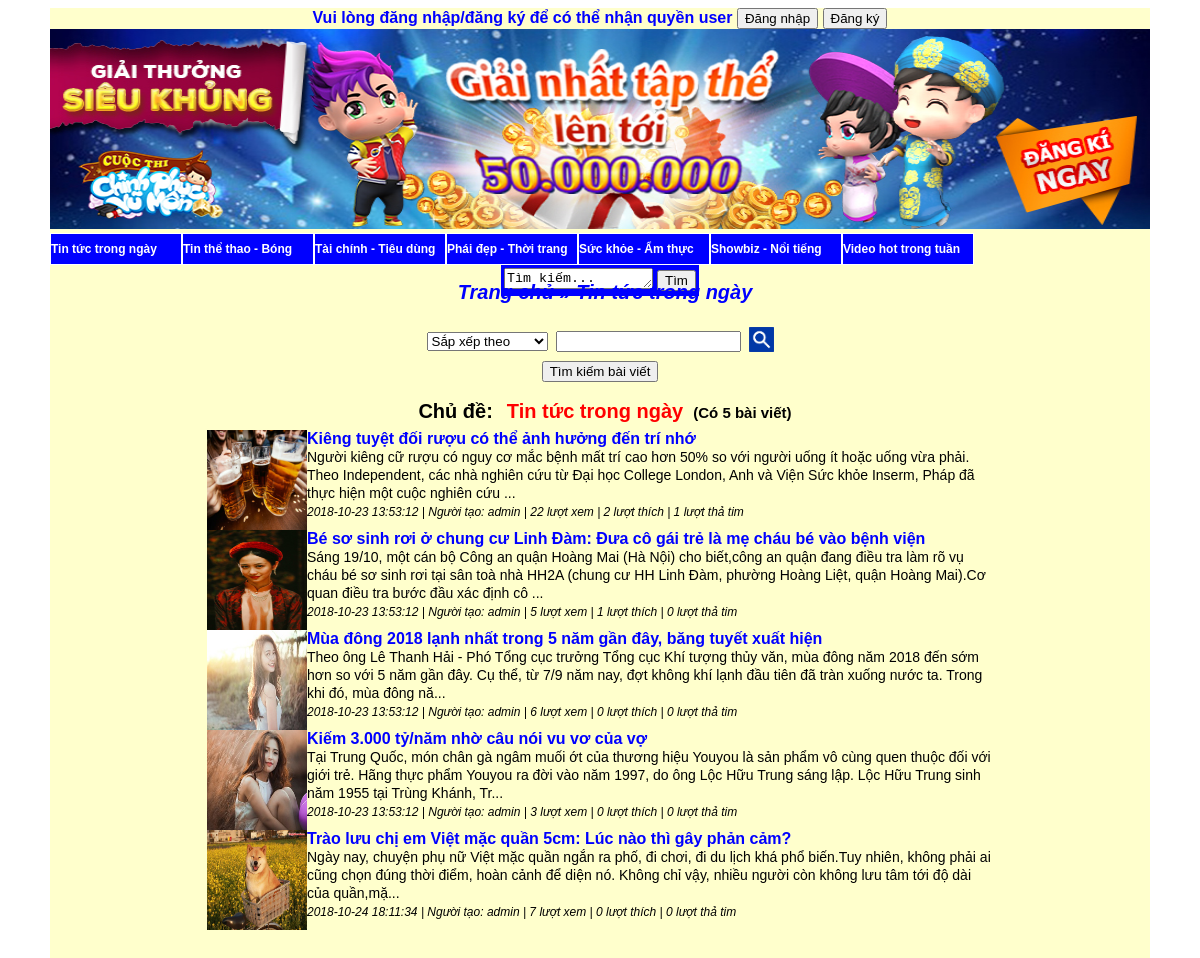
The page /dongy.php?id=17 on the database its author committed.
### tables this page shows
CREATE TABLE `topic` (
  `id` int(20) NOT NULL,
  `topic` varchar(500) NOT NULL
);

CREATE TABLE `timkiem` (
  `id` int(20) NOT NULL,
  `tenbaiviet` varchar(300) NOT NULL,
  `nguoitao` varchar(50) NOT NULL,
  `topic` varchar(50) NOT NULL,
  `noidung` varchar(10000) NOT NULL,
  `idtopic` int(20) NOT NULL,
  `anh` varchar(50) NOT NULL,
  `thich` int(20) NOT NULL,
  `thatim` int(20) NOT NULL,
  `time` varchar(50) NOT NULL,
  `anhchinh` varchar(20) NOT NULL,
  `luotxem` int(20) NOT NULL
);

### dongy.php (the view, shortened to what this page needs)
<?php
	require_once("ham.php");
	$tt = "Tin tức - sự kiện";
?>
<!doctype html>
<html>
<head>
<link rel="stylesheet" type="text/css" href="dd.css">
</head>
<body>
<form method="post" enctype="multipart/form-data">
<div style="width:1100px; height:1100px; background:#ffc; margin:auto" align="center">
<font style="color:#00F; font-weight:bold; font-size:16px; font-family:Tahoma, Geneva, sans-serif"><?php
    if($_SESSION['tk'])
	{
		echo "Xin chào, " ?><font style="color:#F00; font-weight:bold; font-size:16px; font-family:Tahoma, Geneva, sans-serif"><?php echo $_SESSION['tk']. " "; ?></font>
     <font style="font-weight:bold; font-size:16px; font-family:Tahoma, Geneva, sans-serif; color:#60F">[</font><a href="dangxuat.php" style="color:#00F; text-decoration:none">Đăng xuất</a></font>
     <font style="font-weight:bold; font-size:16px; font-family:Tahoma, Geneva, sans-serif; color:#60F">]</font>
     <?php
	}
	 else
	{ ?>
    Vui lòng đăng nhập/đăng ký để có thể nhận quyền user
    <input type="submit" name="dn" value="Đăng nhập">
	<input type="submit" name="dk" value="Đăng ký"> <?php } ?></font>
<img src="img/banner3.jpg" width="1100px" height="200px"><br>
<div class="menu">
<div class="giua1">
<ul>
<?php
	 $m = mysqli_query($con, "select * from topic where topic != '$tt'");
	 while($n = mysqli_fetch_array($m))
	 { ?>
     <li><a href="dongy.php?id=<?php echo $n['id']; ?>"><?php echo $n['topic']; ?></a></li>
     <?php } ?>
     <li style="background:#00F"><table style="background:#00F"><tr><td><textarea rows="1" cols="16" name="search1">Tìm kiếm...</textarea></td><td><input type="submit" name="search2" value="Tìm"></td></tr></table></li>
</ul>
</div>
</div><br>
<font style="font-family:Tahoma, Geneva, sans-serif; font-style:italic; font-size:20px; padding-left:10px; font-weight:bold; color:#00F"><a href="home.php" style="color:#00F; text-decoration:none">Trang chủ</a> » <a href="#" style="color:#00F; text-decoration:none"><?php
	$ID=$_GET['id'];
	$q = mysqli_query($con, "select * from timkiem where idtopic = '$ID'");
	$num = mysqli_fetch_array($q);
	echo $num['topic'];
?></a></font><br><br>
<table cellpadding="3">
<tr>
	<td><select name="sapxep">
    	<option>Sắp xếp theo</option>
    </select></td>
	<td><input type="text" name="tim"></td>
    <td><img src="img/search.png" width="25px" height="25px"></td>
</tr>
</table>
<?php
if($_SESSION['tk'] != "admin")
{ ?>
<input type="submit" name="tk" value="Tìm kiếm bài viết"><?php } ?></font><br><br>
<font style="font-family:Tahoma, Geneva, sans-serif; font-size:20px; padding-left:10px; font-weight:bold">Chủ đề:</font>
 <font style="font-family:Tahoma, Geneva, sans-serif; font-size:20px; padding-left:10px; font-weight:bold; color:#F00">
<?php
	$ID=$_GET['id'];
	$q = mysqli_query($con, "select * from timkiem where idtopic = '$ID'");
	$num = mysqli_fetch_array($q);
	echo $num['topic'];
?>
<font style="font-family:Tahoma, Geneva, sans-serif; font-size:15px; padding-left:10px; font-weight:bold; color:#000">(Có <?php echo mysqli_num_rows($q); ?> bài viết)</font>
</font><br>
<table cellpadding="5" width="800px">
<tr>
<td>
	<?php
	$q = mysqli_query($con, "select * from timkiem where idtopic = '$ID'");
	while($num = mysqli_fetch_array($q))
	{ ?>
		<a href="baiviet.php?id=<?php echo $num['id']; ?>"><img style="float:left" width="100px" height="100px" src="img/<?php echo $num['anh'];?> "></a><a href="baiviet.php?id=<?php echo $num['id']; ?>" style="text-decoration:none"><font style="color:#00F; font-weight:bold; font-size:16px; font-family:Tahoma, Geneva, sans-serif"><?php echo $num['tenbaiviet']; ?></font></a><br><font style=" font-size:14px; font-family:Tahoma, Geneva, sans-serif"><?php $noidung = substr( $num['noidung'],0,300); echo $noidung."..."; ?></font><br>
<font style=" font-size:12px; font-family:Tahoma, Geneva, sans-serif; font-style:italic;"><?php echo $num['time']; ?> | Người tạo: <?php echo $num['nguoitao']; ?> | <?php echo $num['luotxem']; ?> lượt xem | <?php echo $num['thich']; ?> lượt thích | <?php echo $num['thatim']; ?> lượt thả tim
</font>
<div style="clear:both"><?php } ?></div>
</td>
</tr>
</table>
</div>
</form>
</body>
</html>

### dd.css (style rules this page uses)
.menu { width:1100px; height:30px; margin:auto; }
.giua1 { display:block; }
.giua1 ul { list-style-type:none; padding: 0px; margin: 0px }
.giua1 li { display:inline }
.giua1 a { display: inline; text-decoration:none; width:130px; height:30px; background:#00F; float: left; line-height:30px; text-align:left; color: #FFF; font-size:12px; font-weight:900; border:#FFF 1px solid; font-family:Tahoma, Geneva, sans-serif; margin:auto; }

### rows shown on the page
topic: topic "Tin tức trong ngày"
topic: topic "Tin thể thao - Bóng"
topic: topic "Tài chính - Tiêu dùng"
topic: topic "Phái đẹp - Thời trang"
topic: topic "Sức khỏe - Ẩm thực"
topic: topic "Showbiz - Nổi tiếng"
topic: topic "Video hot trong tuần"
timkiem: topic "Tin tức trong ngày", anh (picture), tenbaiviet "Kiêng tuyệt đối rượu có thể ảnh hưởng đến trí nhớ", noidung "Người kiêng cữ rượu có nguy cơ mắc bệnh mất trí cao hơn 50% so với người uống ít hoặc uống vừa phải. Theo Independent, các nhà nghiên cứu từ Đại học College London, Anh và Viện Sức khỏe Inserm, Pháp đã thực hiện một cuộc nghiên cứu", time "2018-10-23 13:53:12", nguoitao "admin", luotxem "22", thich "2", thatim "1"
timkiem: anh (picture), tenbaiviet "Bé sơ sinh rơi ở chung cư Linh Đàm: Đưa cô gái trẻ là mẹ cháu bé vào bệnh viện", noidung "Sáng 19/10, một cán bộ Công an quận Hoàng Mai (Hà Nội) cho biết,công an quận đang điều tra làm rõ vụ cháu bé sơ sinh rơi tại sân toà nhà HH2A (chung cư HH Linh Đàm, phường Hoàng Liệt, quận Hoàng Mai).Cơ quan điều tra bước đầu xác định cô", time "2018-10-23 13:53:12", nguoitao "admin", luotxem "5", thich "1", thatim "0"
timkiem: anh (picture), tenbaiviet "Mùa đông 2018 lạnh nhất trong 5 năm gần đây, băng tuyết xuất hiện", noidung "Theo ông Lê Thanh Hải - Phó Tổng cục trưởng Tổng cục Khí tượng thủy văn, mùa đông năm 2018 đến sớm hơn so với 5 năm gần đây. Cụ thể, từ 7/9 năm nay, đợt không khí lạnh đầu tiên đã tràn xuống nước ta. Trong khi đó, mùa đông nă", time "2018-10-23 13:53:12", nguoitao "admin", luotxem "6", thich "0", thatim "0"
timkiem: anh (picture), tenbaiviet "Kiếm 3.000 tỷ/năm nhờ câu nói vu vơ của vợ", noidung "Tại Trung Quốc, món chân gà ngâm muối ớt của thương hiệu Youyou là sản phẩm vô cùng quen thuộc đối với giới trẻ. Hãng thực phẩm Youyou ra đời vào năm 1997, do ông Lộc Hữu Trung sáng lập. Lộc Hữu Trung sinh năm 1955 tại Trùng Khánh, Tr", time "2018-10-23 13:53:12", nguoitao "admin", luotxem "3", thich "0", thatim "0"
timkiem: anh (picture), tenbaiviet "Trào lưu chị em Việt mặc quần 5cm: Lúc nào thì gây phản cảm?", noidung "Ngày nay, chuyện phụ nữ Việt mặc quần ngắn ra phố, đi chơi, đi du lịch khá phổ biến.Tuy nhiên, không phải ai cũng chọn đúng thời điểm, hoàn cảnh để diện nó. Không chỉ vậy, nhiều người còn không lưu tâm tới độ dài của quần,mặ", time "2018-10-24 18:11:34", nguoitao "admin", luotxem "7", thich "0", thatim "0"

### other values the page prints
mysqli_num_rows($q) "5"
